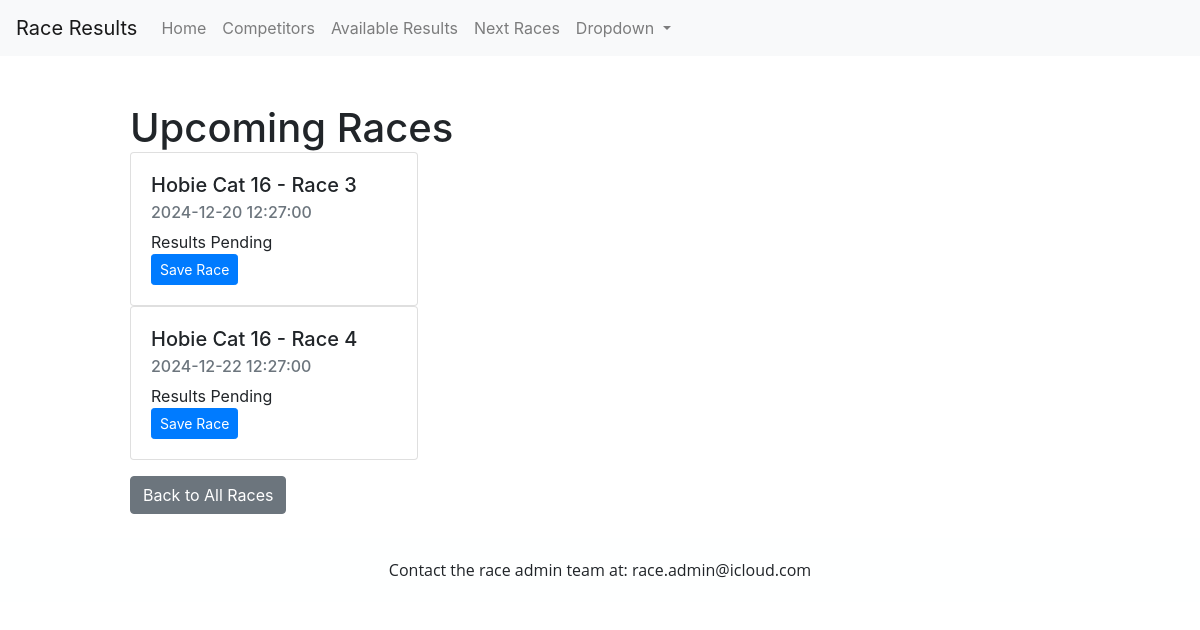
The page /next on the database its author committed.
### app/models.py (models this page shows)
class Race(db.Model):
    __tablename__= 'race'
    id = db.Column(db.Integer, primary_key=True)
    race_date = db.Column(db.DateTime, nullable=False)
    description = db.Column(db.String)
    status = db.Column(db.Boolean, default=False) # true for complete, false for incomplete
    competitor_races = db.relationship('CompetitorRace', back_populates='race')

### app/views.py (the view)
@app.route('/next')
def next_races():
    upcoming_races = Race.query.filter(Race.race_date > date.today()).all()
    return render_template('next.html', races=upcoming_races)

### app/templates/next.html (shortened to what this page needs)
{% extends "base.html" %}
{% block content %}
<div class="container">
    <h1 class="mt-4">Upcoming Races</h1>
    {% if races %}
        {% for race in races %}
        <div class="card" style="width: 18rem;">
            <div class="card-body">
            <h5 class="card-title">{{ race.description }} </h5>
            <h6 class="card-subtitle mb-2 text-muted">{{ race.race_date }}</h6>
            <p class="card-text">Results Pending</p>
            <form action="{{ url_for('save_race', race_id=race.id) }}" method="post">
                <button class="btn btn-primary btn-sm" type="submit">Save Race</button>
            </form>
            </div>
        </div>
        {% endfor %}
    {% else %}
    <p class="mt-3">No upcoming races are scheduled at this time.</p>
    {% endif %}
    <a href="{{ url_for('results') }}" class="btn btn-secondary mt-3">Back to All Races</a>
</div>
</body>
</html>
{% endblock %}

### app/static/style.css (style rules this page uses)
body, h1, h2, h3, p, ul, li { margin: 0; padding: 0; }

### rows shown on the page
Race: description "Hobie Cat 16 - Race 3", race_date "2024-12-20 12:27:00"
Race: description "Hobie Cat 16 - Race 4", race_date "2024-12-22 12:27:00"
